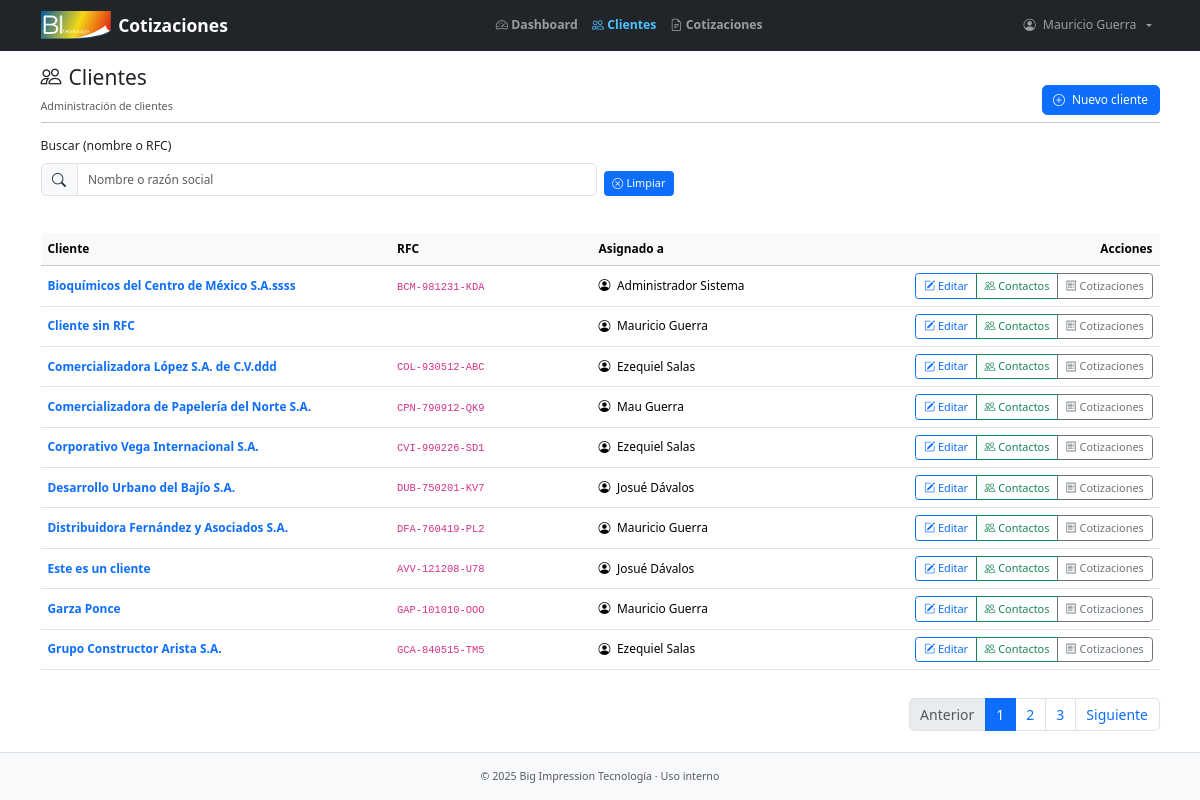
/customers/ (signed in), run on the app's committed database.
### users/models.py (models this page shows)
class CustomUser(AbstractUser):
    def __str__(self):
        return (self.get_full_name() or self.username).strip()

### customers/models.py (models this page shows, shortened)
class Customer(models.Model):
    class Meta:
        verbose_name = "Cliente"
        verbose_name_plural = "Clientes"
        ordering = ["name"]
        indexes = [
            models.Index(fields=["assigned_to"]),
        ]
    rfc_validator = RegexValidator(
        regex=r"^([A-Za-zÑñ\x26]{3,4}([0-9]{2})(0[1-9]|1[0-2])(0[1-9]|1[0-9]|2[0-9]|3[0-1]))([A-Za-z\d]{3})?$",
        message="El RFC no tiene un formato válido"
    )
    name = models.CharField(max_length=100, unique=True, verbose_name="Cliente")
    slug = models.SlugField(max_length=100, unique=True)
    rfc = models.CharField(max_length=13, validators=[rfc_validator], unique=True, null=True, blank=True)
    assigned_to = models.ForeignKey(settings.AUTH_USER_MODEL, on_delete=models.SET_NULL, null=True, blank=True, verbose_name="Vendedor", related_name="assigned_customers")
    created = models.DateTimeField(auto_now_add=True)
    updated = models.DateTimeField(auto_now=True)
    created_by = models.ForeignKey(settings.AUTH_USER_MODEL, on_delete=models.PROTECT, null=True, related_name="created_customers", verbose_name="Creado por")
    updated_by = models.ForeignKey(settings.AUTH_USER_MODEL, on_delete=models.PROTECT, null=True, related_name="updated_customers", verbose_name="Modificado por")
    def formatted_rfc(self):
        if self.rfc[3].isdigit():
            return f"{self.rfc[:3]}-{self.rfc[3:9]}-{self.rfc[9:]}"
        return f"{self.rfc[:4]}-{self.rfc[4:10]}-{self.rfc[10:]}"
    def get_absolute_url(self):
        return reverse("customers:customer_detail", kwargs={"slug": self.slug})

### customers/views.py (the view)
# urls.py: path("", views.CustomerListView.as_view(), name="customer_list"),
class CustomerListView(CustomerListBase):
    template_name = "customers/customer_list.html"

### customers/views.py (called while the page is built)
    def get_queryset(self):
        queryset = super().get_queryset()
        q = self.request.GET.get("q", "")
        if q:
            queryset = queryset.filter(name__icontains=q) | queryset.filter(rfc__icontains=q)
        return queryset

    def paginate_queryset(self, queryset, page_size):
        paginator = self.get_paginator(queryset, page_size)
        page = self.request.GET.get(self.page_kwarg, 1)
        page_obj = paginator.get_page(page)
        return paginator, page_obj, page_obj.object_list, page_obj.has_other_pages()

### customers/templates/customers/customer_list.html (shortened to what this page needs)
{% extends "base.html" %}
{% block nav_active_clientes %}active{% endblock nav_active_clientes %}
{% block content_header %}
    <div class="d-flex align-items-end justify-content-between mt-3 mb-2">
        <div>
            <h1 class="h4 mb-2 d-flex align-items-center gap-2">
                <i class="bi bi-people"></i> Clientes
            </h1>
            <small class="text-muted">Administración de clientes</small>
        </div>
        <div>
            <a href="{% url 'customers:new_customer' %}" class="btn btn-primary d-flex align-items-center gap-2">
            <i class="bi bi-plus-circle"></i><span>Nuevo cliente</span>
            </a>
        </div>
    </div>
    <hr class="mt-2 mb-3">
{% endblock content_header %}
{% block content %}
    <form method="get" class="row g-2 align-items-end mb-3"
          hx-get="{% url 'customers:customer_list_partial' %}"
          hx-trigger="keyup changed delay:300ms from:#q, submit"
          hx-target="#customers-table"
          hx-swap="outerHTML"
          hx-indicator="#search-indicator">
        <div class="col-12 col-md-6">
            <label class="form-label">Buscar (nombre o RFC)</label>
            <div class="input-group">
                <span class="input-group-text"><i class="bi bi-search"></i></span>
                <input id="q" type="search" class="form-control" name="q" value="{{ request.GET.q|default_if_none:'' }}" placeholder="Nombre o razón social" autofocus>
            </div>
        </div>
        <div class="col-12 col-md-3 d-flex gap-2">
            <a href="{% url 'customers:customer_list' %}" class="btn btn-primary btn-sm d-flex align-items-center gap-1">
                <i class="bi bi-x-circle"></i>
                <span>Limpiar</span>
            </a>
        </div>
    </form>
    {% include 'customers/_customers_table.html' %}
{% endblock %}

### templates/base.html (shortened to what this page needs)
{% load static %}
{% load humanize %}
<!DOCTYPE html>
<html lang="es-MX">
    <head>
        <link href="https://cdn.jsdelivr.net/npm/bootstrap@5.3.3/dist/css/bootstrap.min.css"
          rel="stylesheet"
>
        <link rel="stylesheet" href="https://cdn.jsdelivr.net/npm/bootstrap-icons@1.11.3/font/bootstrap-icons.css">
        <link rel="stylesheet" href="{% static 'css/base.css' %}">
    </head>
    <body>
    <div class="toast-container position-fixed top-0 end-0 p-3" style="z-index: 1080;">
    </div>
        {% block header %}
        <header>
            <nav class="navbar navbar-expand-lg navbar-dark bg-dark">
                <div class="container">
                    <a class="navbar-brand d-flex align-items-center gap-2" href="{% url 'quotes:dashboard' %}">
                        <img src="{% static 'images/logo-bit.png' %}"
                            alt="BI-Tecnología"
                            style="height: 28px; width: auto;">
                        <span class="fw-bold">Cotizaciones</span>
                    </a>
                    <div class="collapse navbar-collapse" id="bitNavbar">
                        <ul class="navbar-nav ms-auto mb-2 mb-lg-0 fw-bold">
                            {% if user.is_authenticated %}
                                <li class="nav-item">
                                    {% if request.resolver_match.url_name == 'dashboard' %}
                                        <span class="nav-link active"><i class="bi bi-speedometer2"></i> Dashboard</span>
                                    {% else %}
                                        <a class="nav-link {% block nav_active_dashboard %}{% endblock %}" href="{% url 'quotes:dashboard' %}">
                                            <i class="bi bi-speedometer2"></i> Dashboard
                                        </a>
                                    {% endif %}
                                </li>
                                <li class="nav-item">
                                    {% if request.resolver_match.url_name == 'clientes_list' %}
                                        <span class="nav-link active"><i class="bi bi-people"></i> Clientes</span>
                                    {% else %}
                                        <a class="nav-link {% block nav_active_clientes %}{% endblock %}" href="{% url 'customers:customer_list' %}">
                                            <i class="bi bi-people"></i> Clientes
                                        </a>
                                    {% endif %}
                                </li>
                                <li class="nav-item">
                                    {% if request.resolver_match.url_name == 'quotes_list' %}
                                        <span class="nav-link active"><i class="bi bi-file-earmark-text"></i> Cotizaciones</span>
                                    {% else %}
                                        <a class="nav-link {% block nav_active_cotizaciones %}{% endblock %}" href="{% url 'quotes:quote_list' %}">
                                            <i class="bi bi-file-earmark-text"></i> Cotizaciones
                                        </a>
                                    {% endif %}
                                </li>
                            {% endif %}
                        </ul>
                        <ul class="navbar-nav ms-auto">
                            {% if user.is_authenticated %}
                                <li class="nav-item dropdown">
                                <a class="nav-link dropdown-toggle d-flex align-items-center gap-2" href="#" role="button" data-bs-toggle="dropdown" aria-expanded="false">
                                    <i class="bi bi-person-circle"></i>
                                    <span>{{ user.get_full_name|default:user.username }}</span>
                                </a>
                                </li>
                            {% else %}
                                <li class="nav-item"><a class="btn btn-outline-light btn-sm" href="{% url 'users:login' %}">Iniciar sesión</a></li>
                            {% endif %}
                        </ul>
                    </div>
                </div>
            </nav>
        </header>
        {% endblock header %}
        <main class="container">
            {% block content_header %}{% endblock content_header %}
            {% block content %}{% endblock content %}
        </main>
        {% block footer %}
            <footer class="bg-light text-center py-3 mt-4 border-top">
                <small class="text-muted">© 2025 Big Impression Tecnología · Uso interno</small>
            </footer>
        {% endblock footer %}
    </body>
</html>

### customers/templates/customers/_customer_row_readonly.html
<tr id="customer-row-{{ customer.id }}">
    <td style="min-width:260px;">
        <div class="fw-semibold text-truncate" style="max-width: 360px;" data-hl="1">
            <a href="{{ customer.get_absolute_url }}" class="text-decoration-none">{{ customer.name }}</a>
        </div>
    </td>
    <td style="min-width:160px;">
        {% if customer.rfc %}
            <code data-hl="1">{{ customer.formatted_rfc|default:customer.rfc }}</code>
        {% endif %}
    </td>
    <td style="min-width:200px;">
        <i class="bi bi-person-circle me-1"></i>
        {% if customer.assigned_to %}
            {{ customer.assigned_to.get_full_name|default:customer.assigned_to.username }}
        {% else %}
            <span class="text-muted">Sin asignar</span>
        {% endif %}
    </td>
    <td class="text-end" style="min-width:220px;">
        <div class="btn-group" role="group">
            <a href="#" class="btn btn-sm btn-outline-primary"
               hx-get="{% url 'customers:customer_row_partial' customer.id %}"
               hx-target="#customer-row-{{ customer.id }}"
               hx-swap="outerHTML">
                <i class="bi bi-pencil-square"></i> Editar
            </a>
            <a href="{{ customer.get_absolute_url }}" class="btn btn-sm btn-outline-success">
                <i class="bi bi-people"></i> Contactos
            </a>
            <a href="{% url 'quotes:quote_list_customer' customer.slug %}" class="btn btn-sm btn-outline-secondary">
                <i class="bi bi-receipt"></i> Cotizaciones
            </a>
        </div>
    </td>
</tr>

### static/css/base.css (style rules this page uses)
html, body { font-size: 0.875rem; }
h1, .h1 { font-size: 1.75rem; }
.form-control, .form-select { font-size: 0.85rem; }
.btn { font-size: 0.85rem; }
.nav-link.active { color: #4cc2ff !important; text-decoration: none !important; }
.btn-sm { padding: 0.25rem 0.55rem; font-size: .78rem; }

### data on the page
CustomUser: get_full_name "Mauricio Guerra"
Customer: name "Bioquímicos del Centro de México S.A.ssss", formatted_rfc "BCM-981231-KDA", assigned_to.get_full_name "Administrador Sistema"
Customer: name "Cliente sin RFC", assigned_to.get_full_name "Mauricio Guerra"
Customer: name "Comercializadora López S.A. de C.V.ddd", formatted_rfc "COL-930512-ABC", assigned_to.get_full_name "Ezequiel Salas"
Customer: name "Comercializadora de Papelería del Norte S.A.", formatted_rfc "CPN-790912-QK9", assigned_to.get_full_name "Mau Guerra"
Customer: name "Corporativo Vega Internacional S.A.", formatted_rfc "CVI-990226-SD1", assigned_to.get_full_name "Ezequiel Salas"
Customer: name "Desarrollo Urbano del Bajío S.A.", formatted_rfc "DUB-750201-KV7", assigned_to.get_full_name "Josué Dávalos"
Customer: name "Distribuidora Fernández y Asociados S.A.", formatted_rfc "DFA-760419-PL2", assigned_to.get_full_name "Mauricio Guerra"
Customer: name "Este es un cliente", formatted_rfc "AVV-121208-U78", assigned_to.get_full_name "Josué Dávalos"
Customer: name "Garza Ponce", formatted_rfc "GAP-101010-OOO", assigned_to.get_full_name "Mauricio Guerra"
Customer: name "Grupo Constructor Arista S.A.", formatted_rfc "GCA-840515-TM5", assigned_to.get_full_name "Ezequiel Salas"

### other printed values
{{ i }} "1"
{{ i }} "2" "3"
